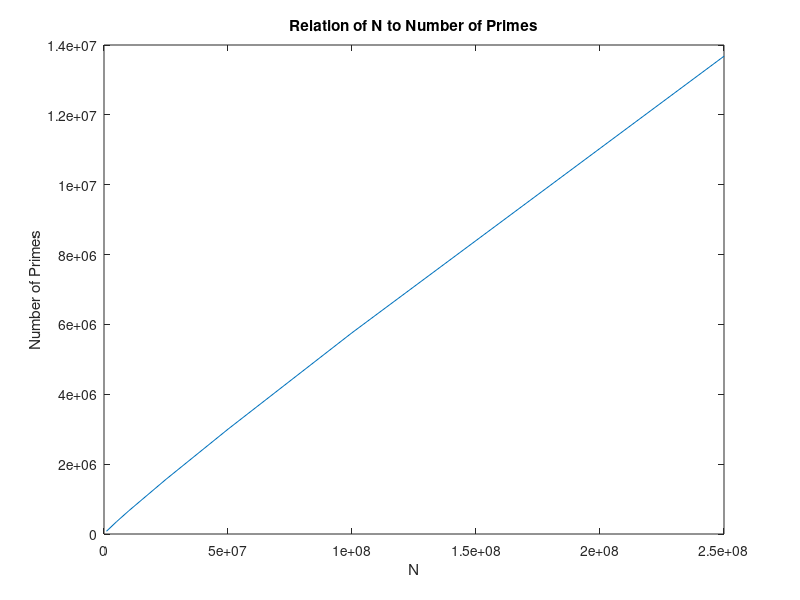

Reproduce this figure in MATLAB.
matr=[
1000000	78498
5000000	348513
10000000	664579
25000000	1565927
50000000	3001134
100000000   5761455
250000000   13679318
];

figure(10);
%loglog(matr(:,1),matr(:,2))
plot(matr(:,1),matr(:,2))
title('Relation of N to Number of Primes')
xlabel('N')
ylabel('Number of Primes')